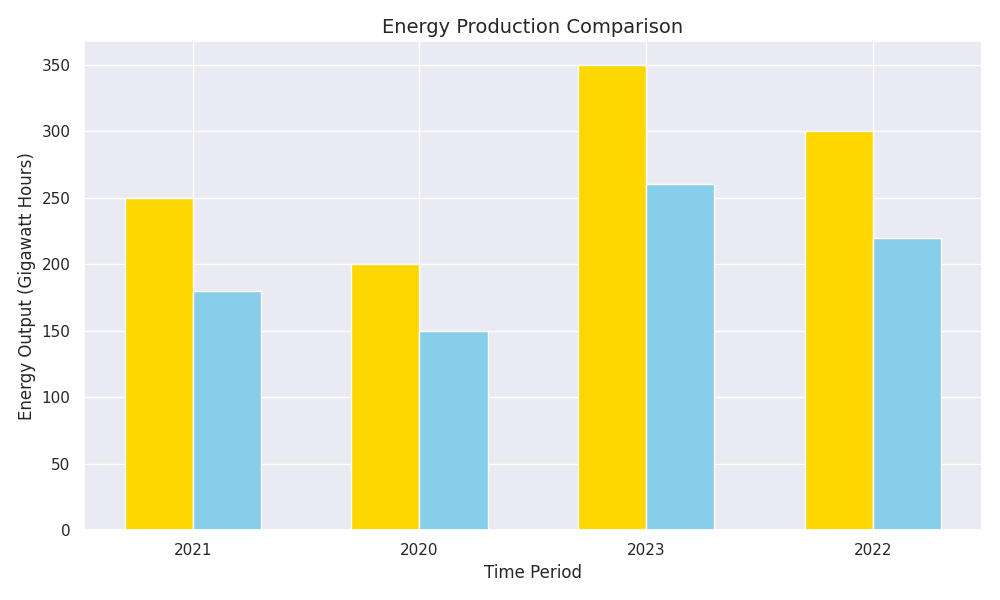

This chart was generated by the following Python code:
import matplotlib.pyplot as plt
import numpy as np

# Data definition
years = ['2021', '2020', '2023', '2022']  # Randomly altered order of years
solar_energy = [250, 200, 350, 300]  # Randomly altered order of solar energy data
wind_energy = [180, 150, 260, 220]  # Randomly altered order of wind energy data

colors = ['#ffd700', '#87ceeb']

fig, ax = plt.subplots(figsize=(10, 6))

bar_width = 0.3
index = np.arange(len(years))

# Plotting bars for solar and wind energy
ax.bar(index, solar_energy, color=colors[0], width=bar_width, align='center')
ax.bar(index + bar_width, wind_energy, color=colors[1], width=bar_width, align='center')

ax.set_xticks(index + 0.5 * bar_width)
ax.set_xticklabels(years)

# Randomly altered textual elements
ax.set_xlabel('Time Period', fontsize=12)  # Changed from 'Year'
ax.set_ylabel('Energy Output (Gigawatt Hours)', fontsize=12)  # Changed from 'Energy Generation (GWh)'

plt.title('Energy Production Comparison', fontsize=14)  # Added a title for context

plt.tight_layout()
plt.show()
